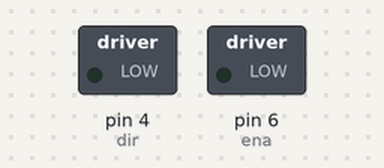
Recording of a sketch running on a simulated Arduino Uno, built with avr-gcc and run on an emulated ATmega328P. Shown: switched loads named in the sketch (green lamp = pin HIGH). Pins used as bus, display or sensor lines are not drawn.

Above: at 0.5 s.
At 4.8 s:
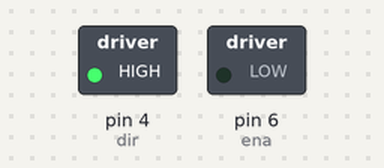
Timing chart, 0 to 11.2 s (numbered marks = the images above):
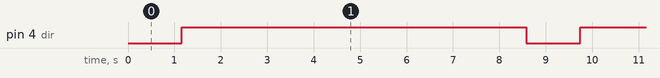

Measured:
- by itself, pin 4 (dir): alternates HIGH for 7.4 s and LOW for 1.2 s

The sketch:

test3_microtep.ino
```cpp
// *** A4988 ***
//  MS1   MS2   MS3   Microstep resolution
//  Low   Low   Low       Full step = 1 bước = 1.8'
//  High  Low   Low       1/2 step
//  Low   High  Low       1/4 step
//  High  High  Low       1/8 step
//  High  High  High      1/16 step
//.....................................
//  *** 8825 ***
//  Low   Low   Low       Full step
//  High  Low   Low       Half step
//  Low   High  Low       1/4 step
//  High  High  Low       1/8 step
//  Low   Low   High      1/16 step
//  High  Low   High      1/32 step
//  Low   High  High      1/32 step
//  High  High  High      1/32 step

int tep = 5;
int dir = 4;
int ena = 6;

void setup()
{
  Serial.begin(9600);
  pinMode(ena,OUTPUT); // Enable pin dùng để khởi động motor
  pinMode(tep,OUTPUT); // Step chân xung
  pinMode(dir,OUTPUT); // Dir xác định chiều quay

  digitalWrite(ena,LOW); // Set Enable LOW - khởi động motor
}

void loop()
{
  /*
   * 1 xung = 1/16 của 1.8' = 0.1125'  ~~ 1 xung = 1/32 của 1.8' = 0.05625'
   *
   * 5 xung = 5 bước 5 x 0.1125' = 0.5625'
   * 500 xung = 500 x 0.1125' = 56.25'
   * 1 vòng 360' = 360/0.1125' = 3200 bước(xung) ở 1/16 | 1/32 = 6400 bước
   * ở Full step: 1 vòng 360' = 200 bước(xung)
   */
  digitalWrite(dir,LOW); //Chân dir dùng để xác định chiều quay (hoặc thay đổi dây của motor)
  for(int x = 0; x < 3200; x++) //Quay 1 vòng
  {
    digitalWrite(tep,HIGH); // Cạnh lên
    delayMicroseconds(20); //Thời gian xuất xung = tốc độ quay
    digitalWrite(tep,LOW); // Cạnh xuống
    delayMicroseconds(20);
  }
  delay(1000);

  digitalWrite(dir,HIGH); //ngược
  for(int x = 0; x < 3200; x++) //Quay 2 vòng
  {
    digitalWrite(tep,HIGH); // Cạnh lên
    delayMicroseconds(1000); //Thời gian xuất xung = tốc độ quay
    digitalWrite(tep,LOW); // Cạnh xuống
    delayMicroseconds(1000);
  }
  delay(1000);
}
```
